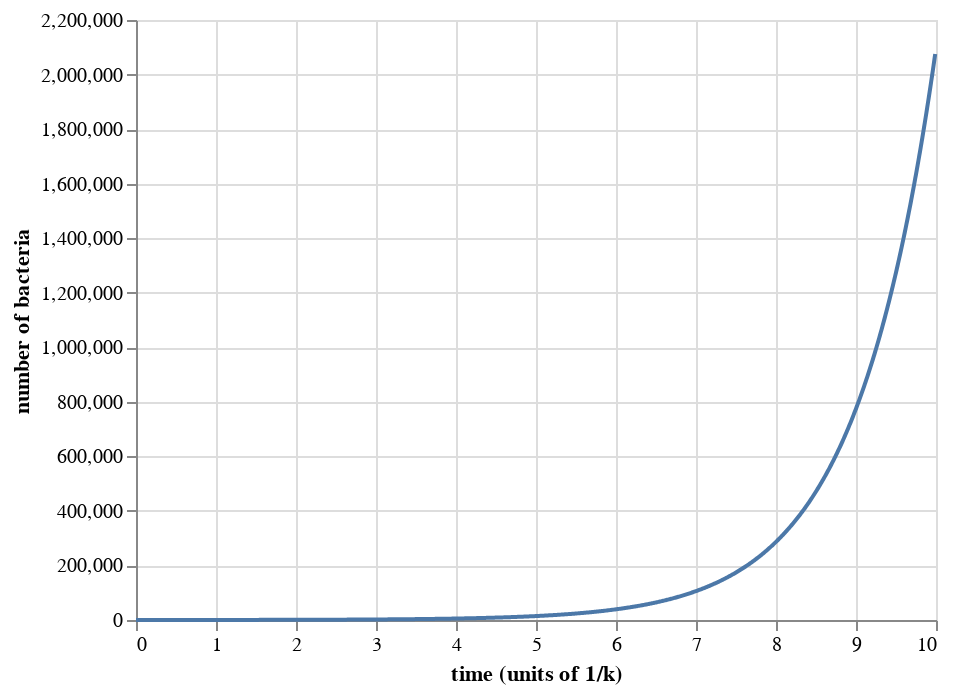

Notebook code cell kept with this figure:
### Markdown cell above
Ok! We just computed the time points and the number of bacteria, so we can just plot the result!

### Code cell
# Data frame for plotting
df = pd.DataFrame({'time (units of 1/k)': t,
                   'number of bacteria': n})

alt.Chart(df
    ).mark_line(
    ).encode(
        x='time (units of 1/k):Q',
        y='number of bacteria:Q',
        order='time (units of 1/k):Q'
    )

### Figure 1 — Vega-Lite specification as saved in the notebook (floating-point values rounded to 4 significant figures; data arrays with more than 128 entries replaced by an {"elided": "..."} marker saying what was removed)
{"$schema": "https://vega.github.io/schema/vega-lite/v2.4.3.json", "config": {"view": {"height": 300, "width": 400}}, "data": {"values": {"elided": "1000 records"}}, "encoding": {"order": {"field": "time (units of 1/k)", "type": "quantitative"}, "x": {"field": "time (units of 1/k)", "type": "quantitative"}, "y": {"field": "number of bacteria", "type": "quantitative"}}, "mark": "line"}
